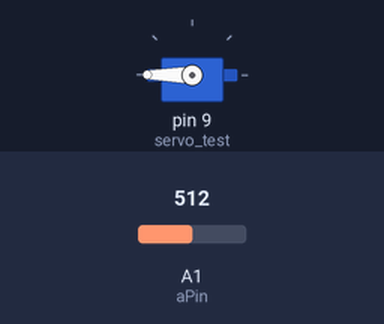
Bench run of a sketch on a simulated Arduino Uno, built with avr-gcc and run on an emulated ATmega328P. On the bench: servo. The inputs (shaded band) are chosen by the test bench; at power-on: A1 (aPin) = 512.

Above: at 1.2 s.
1.3 s: A1 (aPin) set to 470
At 2.3 s:
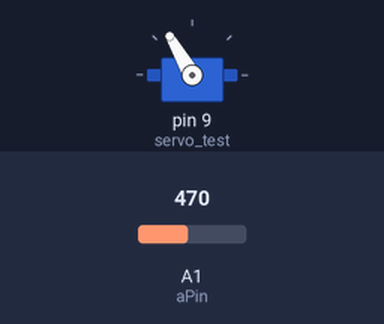
2.8 s: A1 (aPin) set to 410
At 3.6 s:
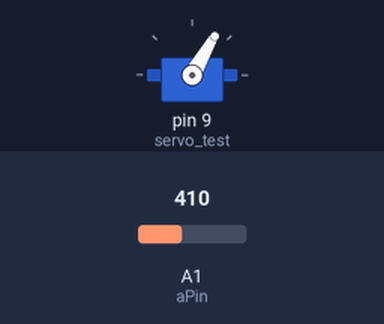
4.3 s: A1 (aPin) set to 350
At 4.7 s:
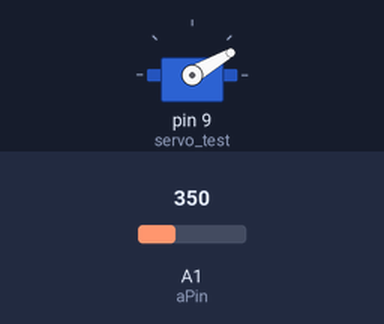
5.8 s: A1 (aPin) set to 280
At 6.9 s:
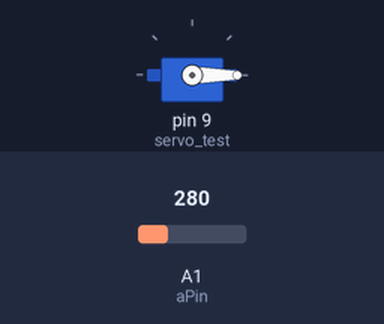
7.3 s: A1 (aPin) set to 300
At 8.2 s:
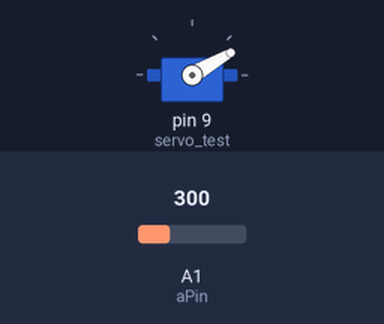
8.8 s: A1 (aPin) set to 370
At 9.2 s:
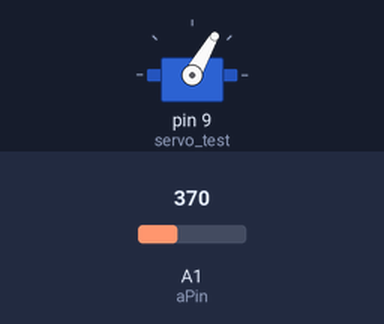
Timing chart, 0 to 11.3 s (numbered marks = the images above; inputs shaded):
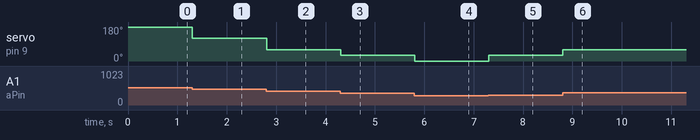

The sketch:

ServoAccControl.ino
```cpp
/*
 * Move a servo by sending
 * data to the Arduino via the serial
 * interface.
 *
 * Author:  Anton Lindstrom
 * Contact: http://antonlindstrom.com
 */

#include <Servo.h>

Servo servo_test;

int aPin = 1;

/*
 * Setup phase
 */
void setup() {
  servo_test.attach(9);
  Serial.begin(9600);
}

/*
 * Main
 */
void loop() {
  int pos = 0;
  pos = sensor_input();
  move_servo(levels(pos));
  delay(10);
}

/*
 * Sensor
 */
int sensor_input() {
  int aVal = 0;
  aVal = analogRead(aPin);
  return aVal;
}

/*
 * Sensor levels
 */
int levels(int i) {
  if ( i < 290)
    return 0;
  else if ( i < 360 )
    return 30;
  else if ( i < 420 )
    return 60;
  else if ( i < 480 )
    return 120;
  else
    return 180;
}

/*
 * Moving servo
 */
void move_servo(int pos) {
  servo_test.write(pos);
}

/* vim: set ts=2 sw=2 ft=cpp: */
```

Measured:
- after the input at 1.3 s, servo on pin 9 (servo_test): 180° → 120° at once
- after the input at 2.8 s, servo on pin 9 (servo_test): 120° → 60° at once
- after the input at 4.3 s, servo on pin 9 (servo_test): 60° → 30° at once
- after the input at 5.8 s, servo on pin 9 (servo_test): 30° → 0° at once
- after the input at 7.3 s, servo on pin 9 (servo_test): 0° → 30° at once
- after the input at 8.8 s, servo on pin 9 (servo_test): 30° → 60° at once
